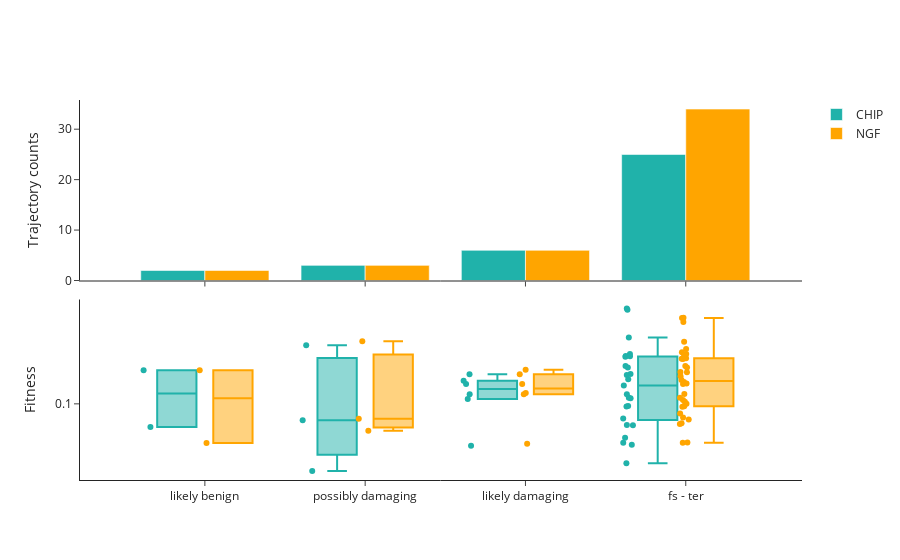

Write notebook code for a chart like this one.
### Code cell
fig = damage_class(model_threshold + model_neutral)
fig.write_image(path + 'Damage_class.svg')
fig.show()

### Figure 1 — Plotly figure (JSON) as saved in the notebook; plotly's stock layout.template omitted (floating-point values rounded to 4 significant figures)
{"data": [{"marker": {"color": "Lightseagreen"}, "name": "CHIP", "type": "histogram", "x": ["likely benign", "likely benign", "possibly damaging", "possibly damaging", "possibly damaging", "likely damaging", "likely damaging", "likely damaging", "likely damaging", "likely damaging", "likely damaging", "fs - ter", "fs - ter", "fs - ter", "fs - ter", "fs - ter", "fs - ter", "fs - ter", "fs - ter", "fs - ter", "fs - ter", "fs - ter", "fs - ter", "fs - ter", "fs - ter", "fs - ter", "fs - ter", "fs - ter", "fs - ter", "fs - ter", "fs - ter", "fs - ter", "fs - ter", "fs - ter", "fs - ter", "fs - ter"], "xaxis": "x", "yaxis": "y"}, {"boxpoints": "all", "marker": {"color": "Lightseagreen"}, "name": "CHIP", "showlegend": false, "type": "box", "x": ["likely benign", "likely benign", "possibly damaging", "possibly damaging", "possibly damaging", "likely damaging", "likely damaging", "likely damaging", "likely damaging", "likely damaging", "likely damaging", "fs - ter", "fs - ter", "fs - ter", "fs - ter", "fs - ter", "fs - ter", "fs - ter", "fs - ter", "fs - ter", "fs - ter", "fs - ter", "fs - ter", "fs - ter", "fs - ter", "fs - ter", "fs - ter", "fs - ter", "fs - ter", "fs - ter", "fs - ter", "fs - ter", "fs - ter", "fs - ter", "fs - ter", "fs - ter"], "xaxis": "x2", "y": [0.07371, 0.1554, 0.2161, 0.04143, 0.08067, 0.05773, 0.1476, 0.1067, 0.1135, 0.1356, 0.1296, 0.1867, 0.1875, 0.1646, 0.3496, 0.1135, 0.138, 0.1273, 0.04581, 0.1611, 0.1479, 0.05837, 0.09735, 0.146, 0.1925, 0.07549, 0.1857, 0.1082, 0.08261, 0.06001, 0.1077, 0.07582, 0.06411, 0.344, 0.2387, 0.09653], "yaxis": "y2"}, {"marker": {"color": "Orange"}, "name": "NGF", "type": "histogram", "x": ["likely benign", "likely benign", "possibly damaging", "possibly damaging", "possibly damaging", "likely damaging", "likely damaging", "likely damaging", "likely damaging", "likely damaging", "likely damaging", "fs - ter", "fs - ter", "fs - ter", "fs - ter", "fs - ter", "fs - ter", "fs - ter", "fs - ter", "fs - ter", "fs - ter", "fs - ter", "fs - ter", "fs - ter", "fs - ter", "fs - ter", "fs - ter", "fs - ter", "fs - ter", "fs - ter", "fs - ter", "fs - ter", "fs - ter", "fs - ter", "fs - ter", "fs - ter", "fs - ter", "fs - ter", "fs - ter", "fs - ter", "fs - ter", "fs - ter", "fs - ter", "fs - ter", "fs - ter"], "xaxis": "x", "yaxis": "y"}, {"boxpoints": "all", "marker": {"color": "Orange"}, "name": "NGF", "showlegend": false, "type": "box", "x": ["likely benign", "likely benign", "possibly damaging", "possibly damaging", "possibly damaging", "likely damaging", "likely damaging", "likely damaging", "likely damaging", "likely damaging", "likely damaging", "fs - ter", "fs - ter", "fs - ter", "fs - ter", "fs - ter", "fs - ter", "fs - ter", "fs - ter", "fs - ter", "fs - ter", "fs - ter", "fs - ter", "fs - ter", "fs - ter", "fs - ter", "fs - ter", "fs - ter", "fs - ter", "fs - ter", "fs - ter", "fs - ter", "fs - ter", "fs - ter", "fs - ter", "fs - ter", "fs - ter", "fs - ter", "fs - ter", "fs - ter", "fs - ter", "fs - ter", "fs - ter", "fs - ter", "fs - ter"], "xaxis": "x2", "y": [0.1554, 0.05983, 0.2272, 0.07029, 0.08224, 0.1476, 0.1296, 0.1135, 0.1153, 0.1563, 0.05919, 0.1611, 0.0602, 0.1515, 0.1369, 0.1518, 0.08152, 0.09696, 0.2262, 0.07686, 0.05996, 0.1925, 0.13, 0.181, 0.1027, 0.08801, 0.08363, 0.09625, 0.2052, 0.3086, 0.07763, 0.3101, 0.1082, 0.114, 0.1002, 0.293, 0.1437, 0.1817, 0.1646, 0.1305, 0.1802, 0.1967, 0.1331, 0.1867, 0.1051], "yaxis": "y2"}], "layout": {"boxmode": "group", "xaxis": {"anchor": "y", "domain": [0, 1], "matches": "x2", "showticklabels": false}, "xaxis2": {"anchor": "y2", "domain": [0, 1]}, "yaxis": {"anchor": "x", "domain": [0.525, 1], "title": {"text": "Trajectory counts"}}, "yaxis2": {"anchor": "x2", "domain": [0, 0.475], "dtick": 1, "title": {"text": "Fitness"}, "type": "log"}}}
